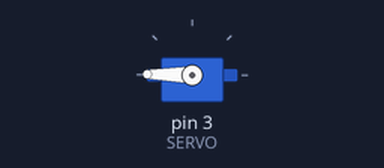
A sketch run on a simulated Arduino Uno, built with avr-gcc and run on an emulated ATmega328P. Shown: servo.

Above: at 0.05 s.
At 1.85 s:
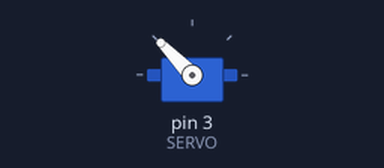
At 3.65 s:
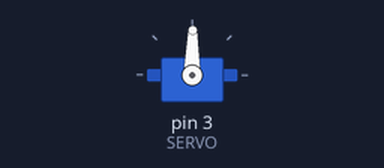
At 7.25 s:
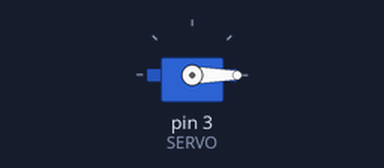
Timing chart, 0 to 9.4 s (numbered marks = the images above):
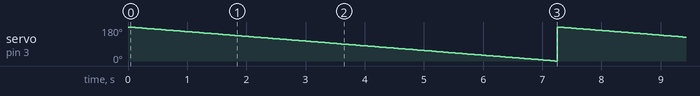

The sketch:

servo_test.ino
```cpp
// We used this program to experiment with how the Servo motor rotates to figure out how it functions

#include <Servo.h>

Servo SERVO;

void setup() {
  // put your setup code here, to run once:
  SERVO.attach(3);
}

void loop() {
  // put your main code here, to run repeatedly:
  for (int pos = 180; pos >=0; pos -=1) { // to sweep the voltage, found on Arduino Servo Library
    SERVO.write(pos);
    delay(40);
  }
}
```

Measured:
- by itself, servo on pin 3 (SERVO): ramps from 180° to 0° and jumps back, once every 7.3 s
